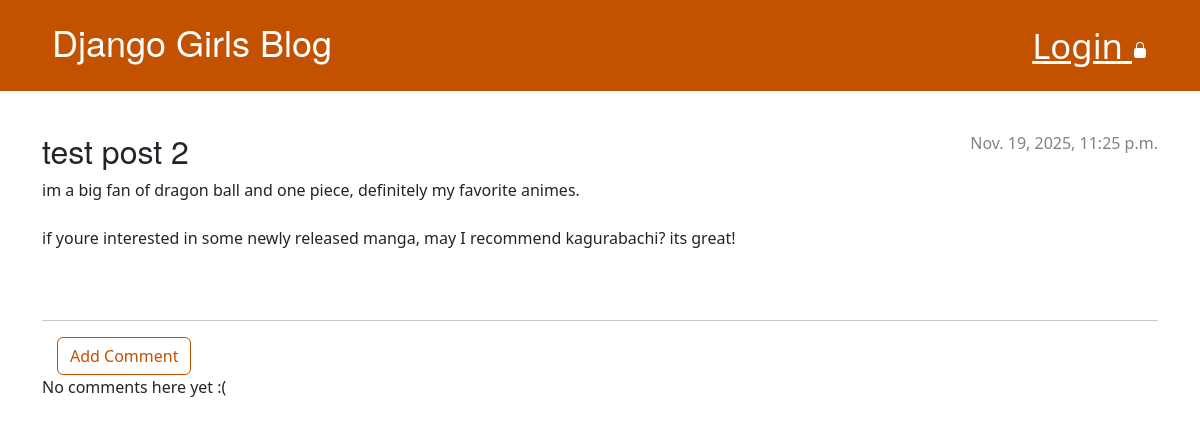
The app's page /post/2/ with its own data.
### blog/models.py (models this page shows, shortened)
class Post(models.Model):
    author = models.ForeignKey(
        settings.AUTH_USER_MODEL, on_delete=models.CASCADE
    )
    title = models.CharField(max_length=200)
    text = models.TextField()
    created_date = models.DateTimeField(default=timezone.now)
    published_date = models.DateTimeField(blank=True, null=True)

### blog/views.py (the view)
# urls.py: path("post/<int:pk>/", views.post_detail, name="post_detail"),
def post_detail(request, pk):
    post = get_object_or_404(Post, pk=pk)
    return render(request, "blog/post_detail.html", {"post": post})

### blog/templates/blog/post_detail.html (shortened to what this page needs)
{% extends 'blog/base.html' %}
{% block content %}
<article class="post">
    {% if post.published_date %}
    <time class="date">
        {{ post.published_date }}
    </time>
    {% else %}
    <aside class="actions">
        <a class="btn btn-secondary" role="button" href="{% url 'post_publish' pk=post.pk %}">Publish</a>
    </aside>
    {% endif %}
    <h2>{{ post.title }}</h2>
    <p>{{ post.text|linebreaksbr }}</p>
</article>
<hr>
<a class="btn btn-secondary" role="button" href="{% url 'add_comment_to_post' pk=post.pk %}">Add Comment</a>
{% for comment in post.comments.all %}
{% if user.is_authenticated or comment.approved_comment %}
<div class="comment">
    <div class="date">
        {{ comment.created_date }}
        {% if not comment.approved_comment %}
        <a class="btn btn-default" href="{% url 'comment_remove' pk=comment.pk %}">
            {% include 'blog/icons/hand-thumbs-down.svg' %}
        </a>
        <a class="btn btn-default" href="{% url 'comment_approve' pk=comment.pk %}">
            {% include 'blog/icons/hand-thumbs-up.svg' %}
        </a>
        {% endif %}
    </div>
    <strong>{{ comment.author }}</strong>
    <p>{{ comment.text|linebreaks }}</p>
</div>
{% endif %}
{% empty %}
<p>No comments here yet :(</p>
{% endfor %}
{% endblock %}

### blog/static/css/blog.css (style rules this page uses)
h1, h2, h3, h4 { font-family: 'Helvetica Neue', Helvetica, Arial, sans-serif; font-weight: normal; }
.date { color: #828282; }
.post { margin-bottom: 70px; }
.post>.date, .post>.actions { float: right; }
.btn-secondary, .btn-secondary:visited { color: #C25100; background: none; border-color: #C25100; margin-left: 15px; }

### records on screen
Post: published_date "Nov. 19, 2025, 11:25 p.m.", title "test post 2", text "im a big fan of dragon ball and one piece, definitely my favorite animes. if youre interested in some newly released manga, may I recommend kagurabachi? its great!"
